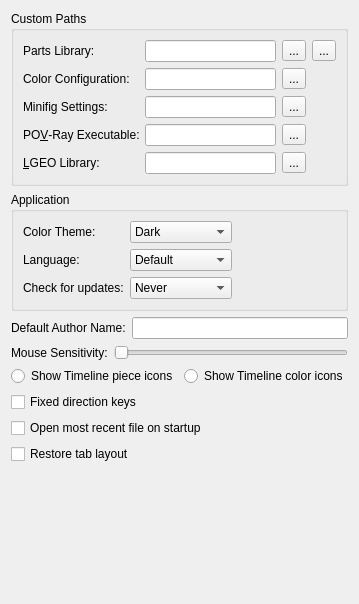
     <widget class="QWidget" name="tabGeneral">
      <attribute name="title">
       <string>General</string>
      </attribute>
      <layout class="QVBoxLayout" name="verticalLayout_13">
       <item>
        <widget class="QGroupBox" name="groupBox_6">
         <property name="title">
          <string>Custom Paths</string>
         </property>
         <layout class="QGridLayout" name="gridLayout_3">
          <item row="0" column="0">
           <widget class="QLabel" name="label_5">
            <property name="text">
             <string>Parts Library:</string>
            </property>
            <property name="buddy">
             <cstring>partsLibrary</cstring>
            </property>
           </widget>
          </item>
          <item row="0" column="1">
           <widget class="QLineEdit" name="partsLibrary"/>
          </item>
          <item row="0" column="2">
           <widget class="QToolButton" name="partsLibraryBrowse">
            <property name="text">
             <string>...</string>
            </property>
            <property name="icon">
             <iconset resource="../lclib.qrc">
              <normaloff>:/resources/file_open.png</normaloff>:/resources/file_open.png</iconset>
            </property>
           </widget>
          </item>
          <item row="0" column="3">
           <widget class="QToolButton" name="partsArchiveBrowse">
            <property name="text">
             <string>...</string>
            </property>
            <property name="icon">
             <iconset>
              <normaloff>:/resources/archive.png</normaloff>:/resources/archive.png</iconset>
            </property>
           </widget>
          </item>
          <item row="1" column="0">
           <widget class="QLabel" name="ColorConfigLabel">
            <property name="text">
             <string>Color Configuration:</string>
            </property>
            <property name="buddy">
             <cstring>ColorConfigEdit</cstring>
            </property>
           </widget>
          </item>
          <item row="1" column="1">
           <widget class="QLineEdit" name="ColorConfigEdit"/>
          </item>
          <item row="1" column="2">
           <widget class="QToolButton" name="ColorConfigBrowseButton">
            <property name="text">
             <string>...</string>
            </property>
           </widget>
          </item>
          <item row="2" column="0">
           <widget class="QLabel" name="MinifigSettingsLabel">
            <property name="text">
             <string>Minifig Settings:</string>
            </property>
            <property name="buddy">
             <cstring>MinifigSettingsEdit</cstring>
            </property>
           </widget>
          </item>
          <item row="2" column="1">
           <widget class="QLineEdit" name="MinifigSettingsEdit"/>
          </item>
          <item row="2" column="2">
           <widget class="QToolButton" name="MinifigSettingsBrowseButton">
            <property name="text">
             <string>...</string>
            </property>
           </widget>
          </item>
          <item row="3" column="0">
           <widget class="QLabel" name="povrayLabel">
            <property name="text">
             <string>PO&amp;V-Ray Executable:</string>
            </property>
            <property name="buddy">
             <cstring>povrayExecutable</cstring>
            </property>
           </widget>
          </item>
          <item row="3" column="1">
           <widget class="QLineEdit" name="povrayExecutable"/>
          </item>
          <item row="3" column="2">
           <widget class="QToolButton" name="povrayExecutableBrowse">
            <property name="text">
             <string>...</string>
            </property>
           </widget>
          </item>
          <item row="4" column="0">
           <widget class="QLabel" name="label_9">
            <property name="text">
             <string>&amp;LGEO Library:</string>
            </property>
            <property name="buddy">
             <cstring>lgeoPath</cstring>
            </property>
           </widget>
          </item>
          <item row="4" column="1">
           <widget class="QLineEdit" name="lgeoPath"/>
          </item>
          <item row="4" column="2">
           <widget class="QToolButton" name="lgeoPathBrowse">
            <property name="text">
             <string>...</string>
            </property>
           </widget>
          </item>
         </layout>
        </widget>
       </item>
       <item>
        <widget class="QGroupBox" name="ApplicationGroup">
         <property name="title">
          <string>Application</string>
         </property>
         <layout class="QGridLayout" name="gridLayout_9">
          <item row="1" column="0">
           <widget class="QLabel" name="label_29">
            <property name="text">
             <string>Language:</string>
            </property>
            <property name="buddy">
             <cstring>Language</cstring>
            </property>
           </widget>
          </item>
          <item row="1" column="1">
           <widget class="QComboBox" name="Language">
            <item>
             <property name="text">
              <string>Default</string>
             </property>
            </item>
            <item>
             <property name="text">
              <string>Czech</string>
             </property>
            </item>
            <item>
             <property name="text">
              <string>Deutsch </string>
             </property>
            </item>
            <item>
             <property name="text">
              <string>English</string>
             </property>
            </item>
            <item>
             <property name="text">
              <string>Français</string>
             </property>
            </item>
            <item>
             <property name="text">
              <string>Português</string>
             </property>
            </item>
            <item>
             <property name="text">
              <string>Español</string>
             </property>
            </item>
           </widget>
          </item>
          <item row="2" column="1">
           <widget class="QComboBox" name="checkForUpdates">
            <item>
             <property name="text">
              <string>Never</string>
             </property>
            </item>
            <item>
             <property name="text">
              <string>Once a day</string>
             </property>
            </item>
            <item>
             <property name="text">
              <string>Once a week</string>
             </property>
            </item>
           </widget>
          </item>
          <item row="2" column="0">
           <widget class="QLabel" name="label_10">
            <property name="text">
             <string>Check for updates:</string>
            </property>
            <property name="buddy">
             <cstring>checkForUpdates</cstring>
            </property>
           </widget>
          </item>
          <item row="1" column="2">
           <spacer name="horizontalSpacer_11">
            <property name="orientation">
             <enum>Qt::Horizontal</enum>
            </property>
            <property name="sizeHint" stdset="0">
             <size>
              <width>40</width>
              <height>20</height>
             </size>
            </property>
           </spacer>
          </item>
          <item row="0" column="0">
           <widget class="QLabel" name="label_30">
            <property name="text">
             <string>Color Theme:</string>
            </property>
            <property name="buddy">
             <cstring>Language</cstring>
            </property>
           </widget>
          </item>
          <item row="0" column="1">
           <widget class="QComboBox" name="ColorTheme">
            <item>
             <property name="text">
              <string>Dark</string>
             </property>
            </item>
            <item>
             <property name="text">
              <string>System</string>
             </property>
            </item>
           </widget>
          </item>
         </layout>
        </widget>
       </item>
       <item>
        <layout class="QHBoxLayout" name="horizontalLayout_10">
         <item>
          <widget class="QLabel" name="label_4">
           <property name="text">
            <string>Default Author Name:</string>
           </property>
           <property name="buddy">
            <cstring>authorName</cstring>
           </property>
          </widget>
         </item>
         <item>
          <widget class="QLineEdit" name="authorName"/>
         </item>
        </layout>
       </item>
       <item>
        <layout class="QHBoxLayout" name="horizontalLayout_17">
         <item>
          <widget class="QLabel" name="label_13">
           <property name="text">
            <string>Mouse Sensitivity:</string>
           </property>
          </widget>
         </item>
         <item>
          <widget class="QSlider" name="mouseSensitivity">
           <property name="minimum">
            <number>1</number>
           </property>
           <property name="maximum">
            <number>20</number>
           </property>
           <property name="pageStep">
            <number>5</number>
           </property>
           <property name="orientation">
            <enum>Qt::Horizontal</enum>
           </property>
          </widget>
         </item>
        </layout>
       </item>
       <item>
        <layout class="QHBoxLayout" name="horizontalLayout_3">
         <item>
          <widget class="QRadioButton" name="viewPieceIconsRadio">
           <property name="text">
            <string>Show Timeline piece icons</string>
           </property>
          </widget>
         </item>
         <item>
          <widget class="QRadioButton" name="viewColorIconsRadio">
           <property name="text">
            <string>Show Timeline color icons</string>
           </property>
          </widget>
         </item>
        </layout>
       </item>
       <item>
        <widget class="QCheckBox" name="fixedDirectionKeys">
         <property name="text">
          <string>Fixed direction keys</string>
         </property>
        </widget>
       </item>
       <item>
        <widget class="QCheckBox" name="autoLoadMostRecent">
         <property name="text">
          <string>Open most recent file on startup</string>
         </property>
        </widget>
       </item>
       <item>
        <widget class="QCheckBox" name="RestoreTabLayout">
         <property name="text">
          <string>Restore tab layout</string>
         </property>
        </widget>
       </item>
       <item>
        <spacer name="verticalSpacer_2">
         <property name="orientation">
          <enum>Qt::Vertical</enum>
         </property>
         <property name="sizeHint" stdset="0">
          <size>
           <width>20</width>
           <height>129</height>
          </size>
         </property>
        </spacer>
       </item>
      </layout>
      <zorder>groupBox_6</zorder>
      <zorder>fixedDirectionKeys</zorder>
      <zorder>autoLoadMostRecent</zorder>
      <zorder>RestoreTabLayout</zorder>
      <zorder>ApplicationGroup</zorder>
     </widget>
